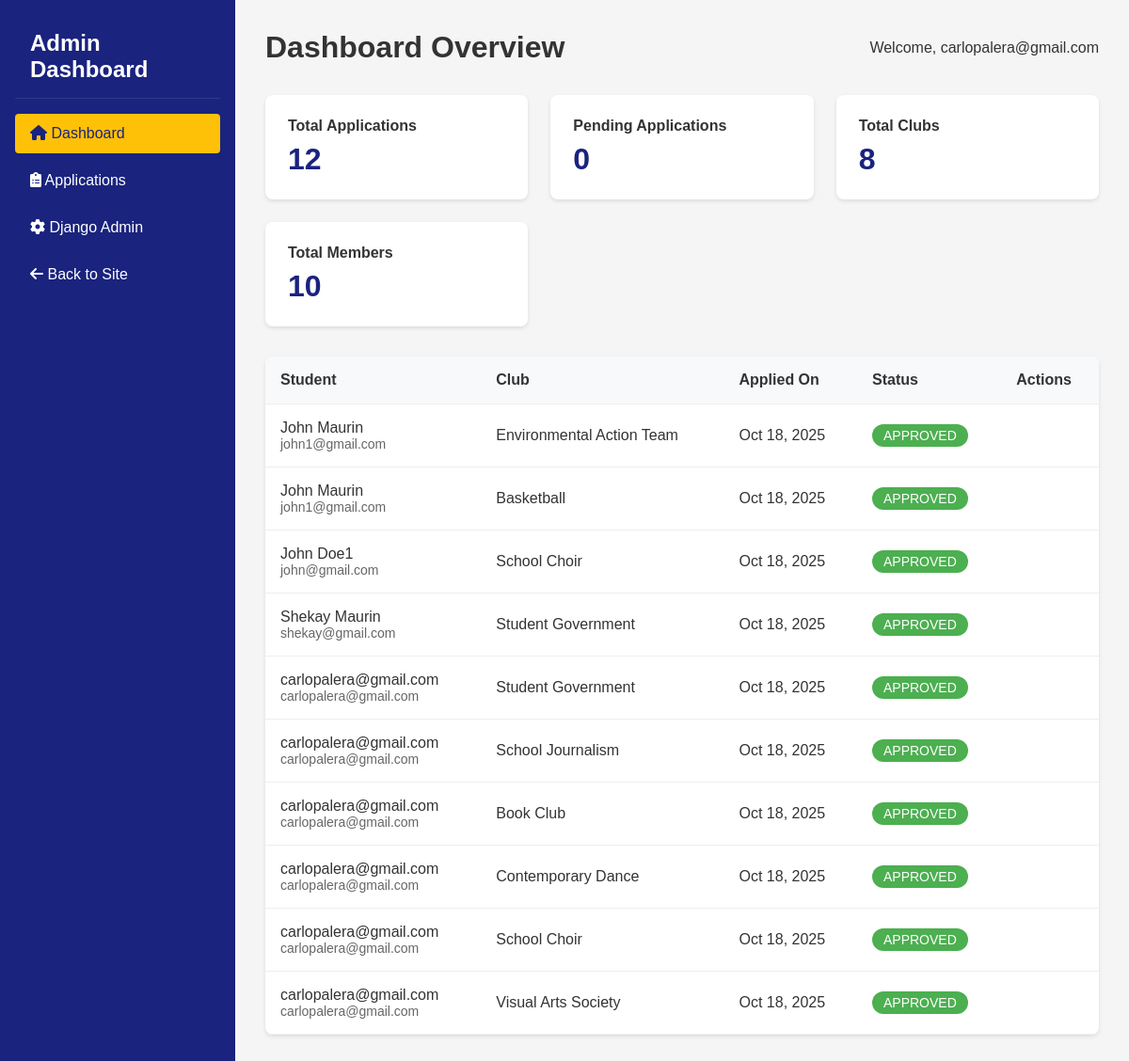
The page /staff/ (signed in) on the database as committed earlier.
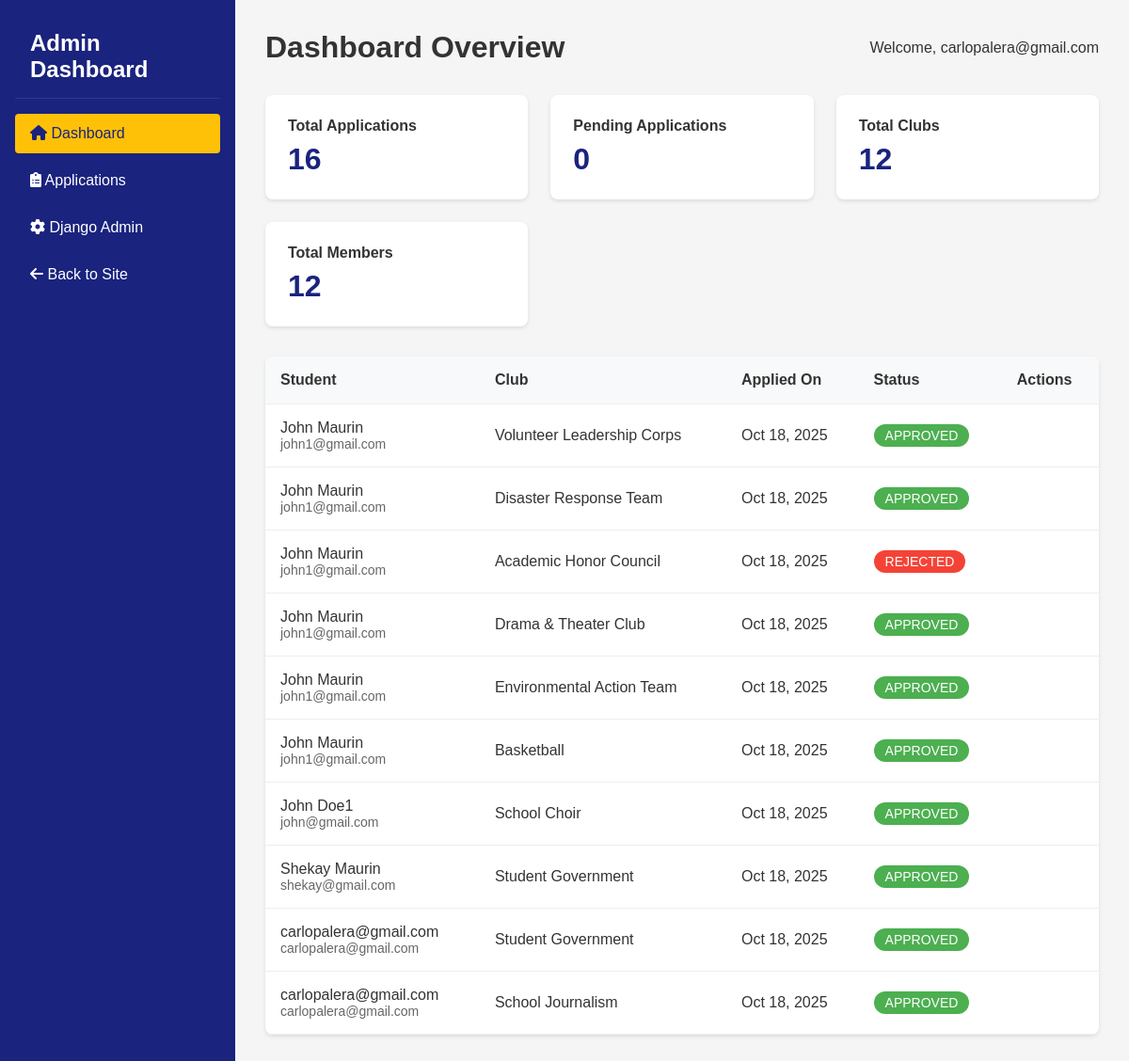
The same page on the database as committed later.
### CCC/models.py (models this page shows, shortened)
class ClubApplication(models.Model):
    STATUS_PENDING = 'PENDING'
    STATUS_APPROVED = 'APPROVED'
    STATUS_REJECTED = 'REJECTED'
    STATUS_CHOICES = [
        (STATUS_PENDING, 'Pending'),
        (STATUS_APPROVED, 'Approved'),
        (STATUS_REJECTED, 'Rejected'),
    ]
    user = models.ForeignKey(
        settings.AUTH_USER_MODEL,
        on_delete=models.CASCADE,
        related_name='club_applications'
    )
    club = models.ForeignKey(Club, on_delete=models.CASCADE, related_name='applications')
    message = models.TextField(blank=True)
    status = models.CharField(
        max_length=20,
        choices=STATUS_CHOICES,
        default=STATUS_PENDING
    )
    created_at = models.DateTimeField(auto_now_add=True)
    reviewed_at = models.DateTimeField(null=True, blank=True)
    reviewer = models.ForeignKey(
        settings.AUTH_USER_MODEL,
        null=True,
        blank=True,
        on_delete=models.SET_NULL,
        related_name='reviewed_applications'
    )
    class Meta:
        unique_together = ('user', 'club')
        ordering = ['-created_at']

class User(AbstractUser):
    groups = models.ManyToManyField(
        'auth.Group',
        verbose_name='groups',
        blank=True,
        related_name='ccc_users',
        related_query_name='ccc_user',
        help_text='The groups this user belongs to.'
    )
    department = models.CharField(
        max_length=100,
        blank=True,
        null=True,
        help_text="Student's department/college"
    )
    user_permissions = models.ManyToManyField(
        'auth.Permission',
        verbose_name='user permissions',
        blank=True,
        related_name='ccc_users_permissions',
        related_query_name='ccc_user_permission',
        help_text='Specific permissions for this user.'
    )
    email = models.EmailField(unique=True)
    username = models.CharField(max_length=150, blank=True)
    student_id = models.CharField(max_length=20, unique=True)  # Changed from 10 to 20
    year_level = models.IntegerField(null=True)
    phone = models.CharField(max_length=15, blank=True, default='')
    bio = models.TextField(blank=True)
    interests = models.JSONField(default=list)
    newsletter = models.BooleanField(default=False)
    objects = CustomUserManager()
    USERNAME_FIELD = 'email'
    REQUIRED_FIELDS = ['username']

class Club(models.Model):
    name = models.CharField(max_length=150, unique=True)
    slug = models.SlugField(max_length=160, unique=True)
    description = models.TextField(blank=True)
    members = models.ManyToManyField(
        settings.AUTH_USER_MODEL,
        related_name='clubs',
        blank=True,
        help_text='Users who are accepted members of this club'
    )
    created_at = models.DateTimeField(auto_now_add=True)
    def member_count(self):
        return self.members.count()
    member_count.short_description = 'Members'

### CCC/views.py (the view)
# urls.py: path('staff/', views.admin_dashboard, name='admin_dashboard'),
@staff_member_required
def admin_dashboard(request):
    context = {
        'total_applications': ClubApplication.objects.count(),
        'pending_applications': ClubApplication.objects.filter(status='PENDING').count(),
        'total_clubs': Club.objects.count(),
        'total_members': Club.objects.aggregate(total=Count('members'))['total'] or 0,
        'recent_applications': ClubApplication.objects.select_related('user', 'club').order_by('-created_at')[:10]
    }
    return render(request, 'admin_dashboard.html', context)

### CCC/templates/admin_dashboard.html (shortened to what this page needs)
{% load static %}
<!DOCTYPE html>
<html lang="en">
<head>
    <link href="https://cdnjs.cloudflare.com/ajax/libs/font-awesome/6.0.0/css/all.min.css" rel="stylesheet">
</head>
<body>
    <div class="dashboard-container">
        <aside class="sidebar">
            <div class="sidebar-header">
                <h2>Admin Dashboard</h2>
            </div>
            <ul class="sidebar-menu">
                <li><a href="{% url 'admin_dashboard' %}" class="active">
                    <i class="fas fa-home"></i> Dashboard
                </a></li>
                <li><a href="{% url 'admin_applications' %}">
                    <i class="fas fa-clipboard-list"></i> Applications
                </a></li>
                <li><a href="{% url 'admin:index' %}">
                    <i class="fas fa-cog"></i> Django Admin
                </a></li>
                <li><a href="{% url 'home' %}">
                    <i class="fas fa-arrow-left"></i> Back to Site
                </a></li>
            </ul>
        </aside>
        <main class="main-content">
            <div class="dashboard-header">
                <h1>Dashboard Overview</h1>
                <div class="user-info">
                    Welcome, {{ request.user.get_full_name|default:request.user.email }}
                </div>
            </div>
            <div class="stats-grid">
                <div class="stat-card">
                    <h3>Total Applications</h3>
                    <div class="number">{{ total_applications }}</div>
                </div>
                <div class="stat-card">
                    <h3>Pending Applications</h3>
                    <div class="number">{{ pending_applications }}</div>
                </div>
                <div class="stat-card">
                    <h3>Total Clubs</h3>
                    <div class="number">{{ total_clubs }}</div>
                </div>
                <div class="stat-card">
                    <h3>Total Members</h3>
                    <div class="number">{{ total_members }}</div>
                </div>
            </div>
            <div class="applications-table">
                <table>
                    <thead>
                        <tr>
                            <th>Student</th>
                            <th>Club</th>
                            <th>Applied On</th>
                            <th>Status</th>
                            <th>Actions</th>
                        </tr>
                    </thead>
                    <tbody>
                        {% for application in recent_applications %}
                        <tr id="app-{{ application.id }}">
                            <td>
                                {{ application.user.get_full_name|default:application.user.email }}
                                <div style="font-size: 0.875rem; color: #666;">
                                    {{ application.user.email }}
                                </div>
                            </td>
                            <td>{{ application.club.name }}</td>
                            <td>{{ application.created_at|date:"M d, Y" }}</td>
                            <td>
                                <span class="status-badge status-{{ application.status|lower }}">
                                    {{ application.status }}
                                </span>
                            </td>
                            <td>
                            </td>
                        </tr>
                        {% endfor %}
                    </tbody>
                </table>
            </div>
        </main>
    </div>
</body>
</html>

Rows that differ between the two databases and show on the page:
no longer on this page (row unchanged): ClubApplication: user.get_full_name "carlopalera@gmail.com", user.email "carlopalera@gmail.com", club.name "Book Club", created_at "Oct 18, 2025", status "APPROVED"
no longer on this page (row unchanged): ClubApplication: user.get_full_name "carlopalera@gmail.com", user.email "carlopalera@gmail.com", club.name "Contemporary Dance", created_at "Oct 18, 2025", status "APPROVED"
no longer on this page (row unchanged): ClubApplication: user.get_full_name "carlopalera@gmail.com", user.email "carlopalera@gmail.com", club.name "School Choir", created_at "Oct 18, 2025", status "APPROVED"
no longer on this page (row unchanged): ClubApplication: user.get_full_name "carlopalera@gmail.com", user.email "carlopalera@gmail.com", club.name "Visual Arts Society", created_at "Oct 18, 2025", status "APPROVED"
added ClubApplication: user.get_full_name "John Maurin", user.email "john1@gmail.com", club.name "Volunteer Leadership Corps", created_at "Oct 18, 2025", status "APPROVED"
added ClubApplication: user.get_full_name "John Maurin", user.email "john1@gmail.com", club.name "Disaster Response Team", created_at "Oct 18, 2025", status "APPROVED"
added ClubApplication: user.get_full_name "John Maurin", user.email "john1@gmail.com", club.name "Academic Honor Council", created_at "Oct 18, 2025", status "REJECTED"
added ClubApplication: user.get_full_name "John Maurin", user.email "john1@gmail.com", club.name "Drama & Theater Club", created_at "Oct 18, 2025", status "APPROVED"
Other text that changed with them:
{{ total_applications }}: "12" → "16"
{{ total_clubs }}: "8" → "12"
{{ total_members }}: "10" → "12"
